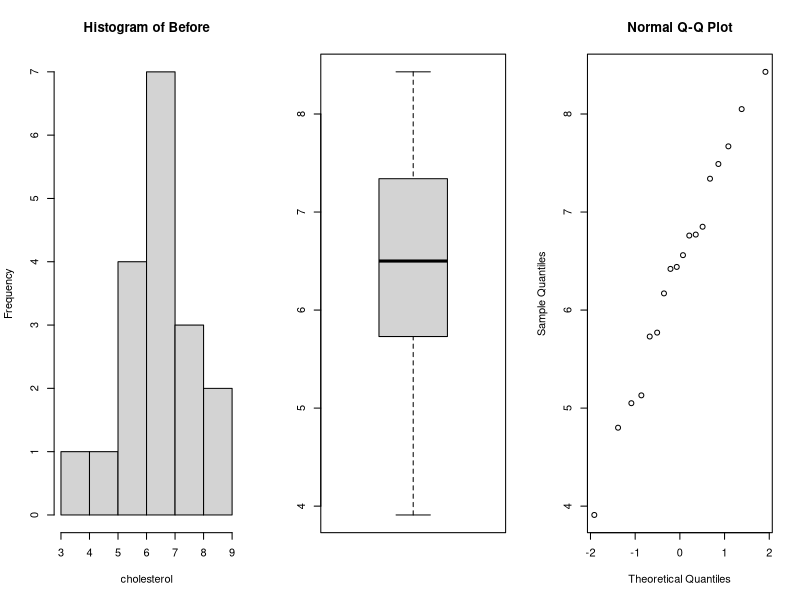
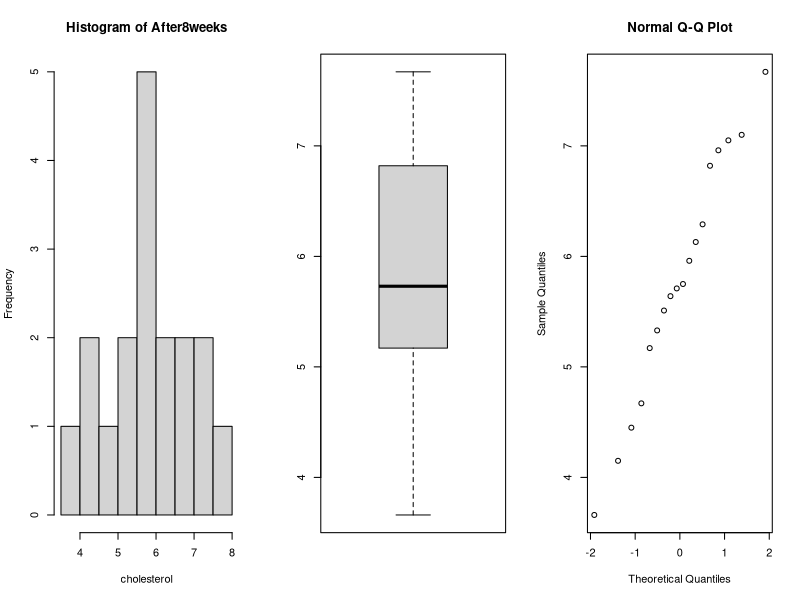
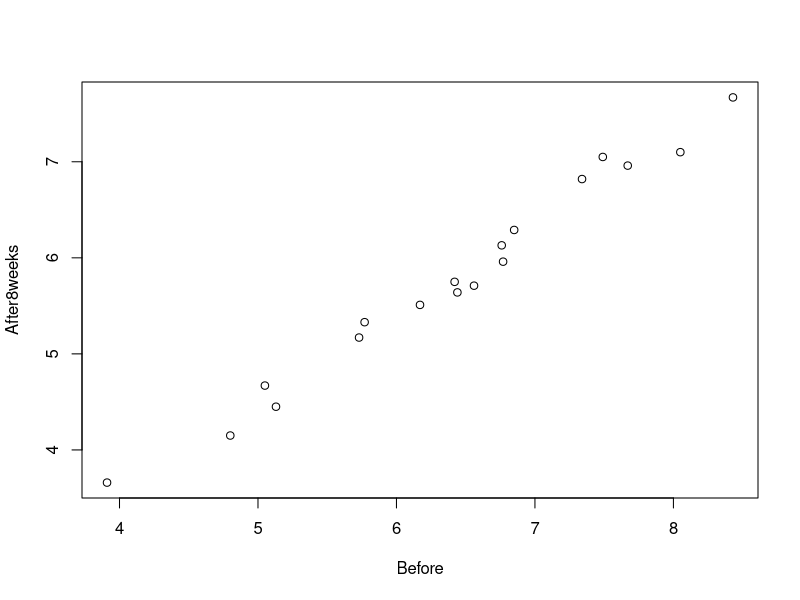
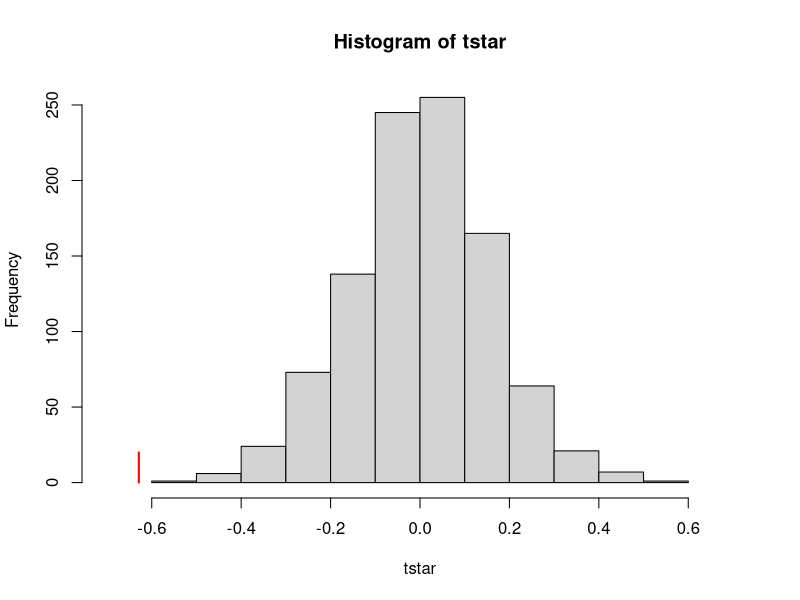
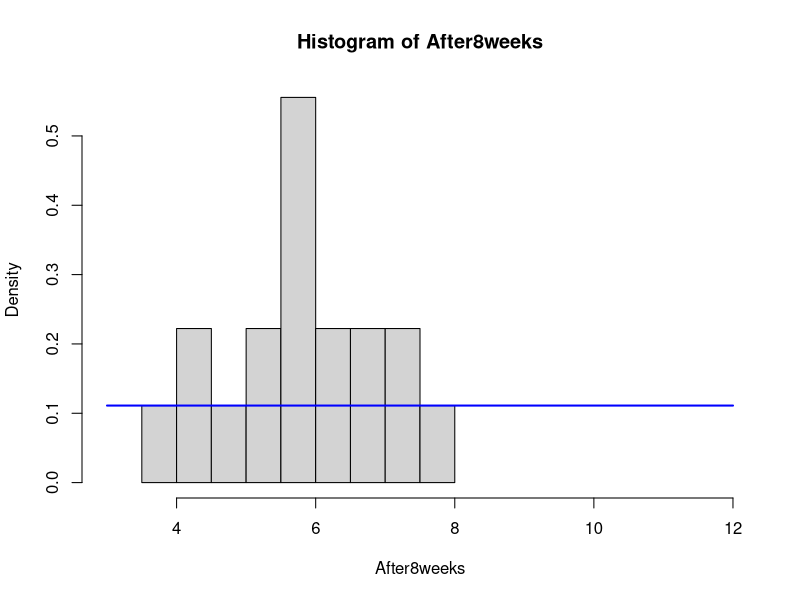

Generate these figures, in order, with R:
## ---- chunk 1
knitr::opts_chunk$set(echo = TRUE)
options(digits=3)
## ---- chunk 2
data=read.table(file="cholesterol.txt",header=TRUE)
Before = data$Before
After8weeks = data$After8weeks
## ---- chunk 3
summary(Before)

par(mfrow=c(1,3))
hist(Before,xlab='cholesterol')
boxplot(Before)
qqnorm(Before)

summary(After8weeks)
hist(After8weeks, xlab='cholesterol')
boxplot(After8weeks)
qqnorm(After8weeks)

par(mfrow=c(1,1))
## ---- chunk 4
cor(Before,After8weeks)
plot(Before,After8weeks)
## ---- chunk 5
t.test(After8weeks, Before, paired = TRUE)
## ---- chunk 6
wilcox.test(After8weeks, Before, paired = TRUE)
## ---- chunk 7
mystat=function(x,y) {mean(x-y)}
B=1000; tstar=numeric(B)
for (i in 1:B) {
  dietstar=t(apply(cbind(After8weeks,Before),1,sample))
  tstar[i]=mystat(dietstar[,1],dietstar[,2]) }
myt=mystat(After8weeks,Before)

myt
hist(tstar, xlim=c(-0.7,0.7))
lines(rep(myt,2),c(0,20), col="red",lwd=2)
pl=sum(tstar<myt)/B
pr=sum(tstar>myt)/B
p=2*min(pl,pr); p
## ---- chunk 8
x.bar <- mean(After8weeks)
theta.hat <- 2 * x.bar - 3
## ---- chunk 9
z <- qnorm(0.975) 
sigma <- sqrt(((theta.hat - 3)^2)/(12*18*18))
me <- z * sigma

ci <- c(theta.hat - me, theta.hat + me)
ci
## ---- chunk 10
hist(After8weeks, freq = FALSE, xlim = c(3, 12))
curve(dunif(x, min = 3, max = 12), add = TRUE, col="blue", lwd = 2)
## ---- chunk 11
H0=rep(1, 9)
for(theta in 4:12){
  n=length(After8weeks); t=max(After8weeks)
  B=1000; Tstar=numeric(B)
  for(i in 1:B) {
   Xstar=runif(n,3,theta)
   Tstar[i]=max(Xstar)}
  pl=sum(Tstar<t)/B;pr=sum(Tstar>t)/B
  p=2*min(pl,pr)
  if(p<0.05){H0[theta-3]=0}}
H0
## ---- chunk 12
H0=rep(1,9)
for(theta in 4:12){
  n=length(After8weeks)
  sample=runif(n,3,theta)
  p=ks.test(After8weeks,sample)$p.value
  if(p<0.05){H0[theta-3]=0}
}
H0
## ---- chunk 13
wilcox.test(After8weeks,mu=6,alt="l")
